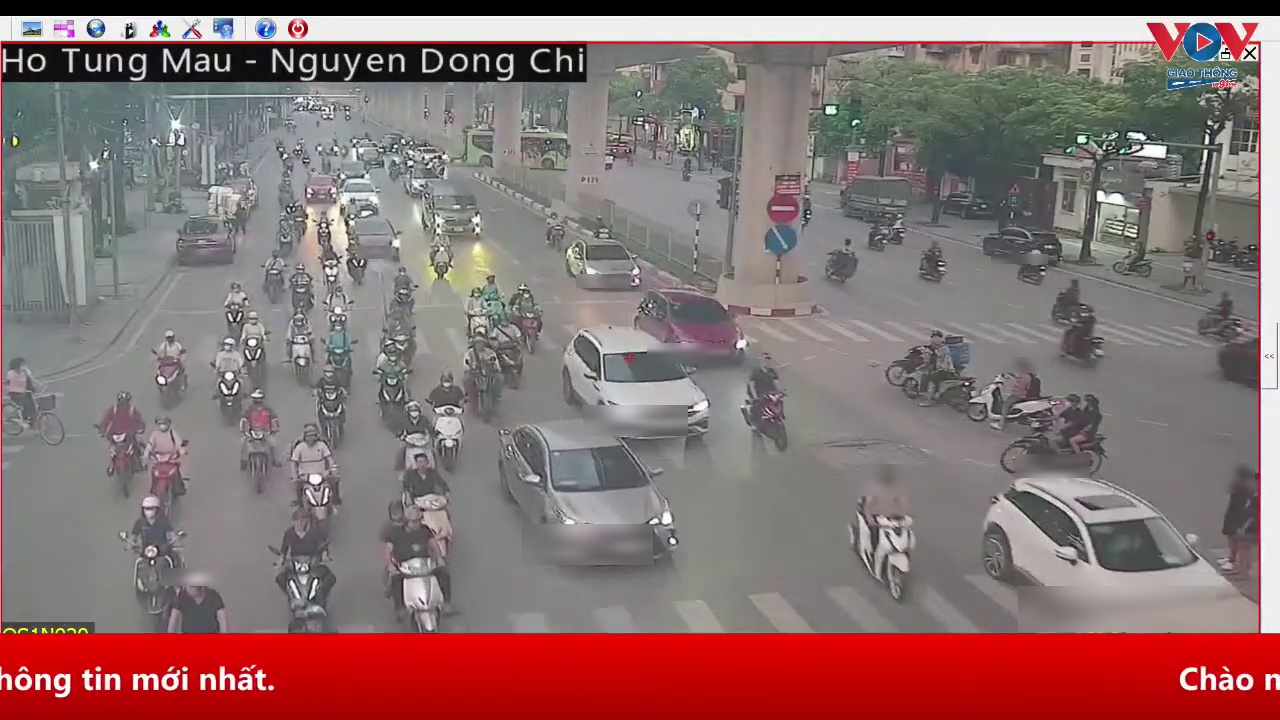
#> input picture datasets/vn_dataset/images/test/VN_NEG_01_f186791.jpg, 1280 x 720 px; its folder holds only this picture in this run
$ python evaluate_b1.py
#> lines starting #> are read from the running program, lines starting #| are printed output that depends on the picture; after the words box and inside, x2 and y2 are one past the last pixel; in counts of white or black regions, pixels touching at a corner belong together
### baselines/baseline_b1.py
"""Baseline 1 (B1): Bộ phát hiện cháy/khói dựa trên Luật màu (HSV/YCbCr) kết hợp Trừ nền (MOG2).

Theo Đề cương NCKH (Mục tiêu MT2):
- Cơ chế: Kết hợp luật màu không gian màu HSV & YCbCr (đặc trưng sắc độ của ngọn lửa và khói xám)
  với thuật toán trừ nền thích nghi GMM (Gaussian Mixture Model / MOG2) để tách chuyển động.
- Mục đích: Làm mốc tham chiếu truyền thống (Traditional Baseline) để so sánh khoa học
  với các mô hình Deep Learning (YOLOv8, YOLO11, RT-DETR).

Tài liệu tham khảo lý thuyết:
1. T. H. Chen, P. H. Wu, and Y. C. Chiou, "An early fire-detection method based on image processing," ICIP 2004.
2. T. Celik and H. Demirel, "Fire detection in video sequences using a novel color model," IVC 2007.
"""
import cv2
import numpy as np
from typing import List, Dict, Tuple, Optional


class RuleBasedFireSmokeDetector:
    """Bộ phát hiện đám cháy và khói truyền thống bằng Luật màu & Trừ nền (Baseline B1)."""

    def __init__(
        self,
        use_motion: bool = True,
        min_area: int = 120,
        history: int = 500,
        var_threshold: float = 25.0,
        imgsz: Optional[int] = None,
    ):
        """
        Khởi tạo detector B1.
        :param use_motion: Bật trừ nền MOG2 (áp dụng cho video/RTSP stream).
        :param min_area: Diện tích tối thiểu của contour (pixel) để loại bỏ nhiễu hạt.
        :param history: Số khung hình dùng để ước lượng nền trong MOG2.
        :param var_threshold: Ngưỡng phương sai Mahalanobis trong MOG2.
        :param imgsz: Kích thước cạnh dài để resize tăng tốc (ví dụ 640). Mặc định None (giữ nguyên).
        """
        self.use_motion = use_motion
        self.min_area = min_area
        self.imgsz = imgsz

        # Khởi tạo thuật toán trừ nền Gaussian Mixture Model (MOG2)
        if self.use_motion:
            self.bg_subtractor = cv2.createBackgroundSubtractorMOG2(
                history=history,
                varThreshold=var_threshold,
                detectShadows=False,
            )
        else:
            self.bg_subtractor = None

        # Kernel cho các phép toán hình thái học (Morphological Operations)
        self.kernel_open = cv2.getStructuringElement(cv2.MORPH_RECT, (3, 3))
        self.kernel_close = cv2.getStructuringElement(cv2.MORPH_RECT, (7, 7))

    # [6 lines left out: function reset_background, not called in this run]

    def extract_fire_color_mask(self, bgr_frame: np.ndarray) -> np.ndarray:
        """
        Trích xuất mặt nạ màu Lửa dựa trên kết hợp 3 không gian màu: RGB, YCbCr và HSV.
        """
        b, g, r = cv2.split(bgr_frame)
        h, w = bgr_frame.shape[:2]

        # 1. Luật màu không gian RGB (Celik et al.): R > G > B và R > R_mean
        r_mean = np.mean(r)
        rgb_fire = (r > g) & (g > b) & (r > r_mean) & (r > 120)

        # 2. Luật màu không gian YCbCr (Chen et al.):
        # Y (độ sáng), Cb (độ lệch xanh lam), Cr (độ lệch đỏ)
        # Ngọn lửa: Y > Cb, Cr > Cb, và khoảng cách |Cr - Cb| đủ lớn
        ycbcr = cv2.cvtColor(bgr_frame, cv2.COLOR_BGR2YCrCb)
        y, cr, cb = cv2.split(ycbcr)
        ycbcr_fire = (y > cb) & (cr > cb) & (cr >= 135) & (cb <= 125)

        # 3. Luật màu không gian HSV:
        # Hue của lửa nằm trong dải Đỏ - Cam - Vàng ([0, 35] hoặc [170, 180])
        # Saturation và Value cao (màu bão hòa và sáng rực)
        hsv = cv2.cvtColor(bgr_frame, cv2.COLOR_BGR2HSV)
        hue, sat, val = cv2.split(hsv)
        hsv_fire = ((hue <= 35) | (hue >= 170)) & (sat >= 70) & (val >= 110)

        # Kết hợp các luật màu (AND logic)
        fire_mask = (rgb_fire & ycbcr_fire & hsv_fire).astype(np.uint8) * 255

        # Lọc hình thái học để nối liền các mảnh lửa và khử nhiễu
        fire_mask = cv2.morphologyEx(fire_mask, cv2.MORPH_OPEN, self.kernel_open)
        fire_mask = cv2.morphologyEx(fire_mask, cv2.MORPH_CLOSE, self.kernel_close)
        return fire_mask

    def extract_smoke_color_mask(self, bgr_frame: np.ndarray) -> np.ndarray:
        """
        Trích xuất mặt nạ màu Khói dựa trên tính chất xám phân tán (Gray Dispersion).
        Khói có độ bão hòa màu rất thấp (R ~ G ~ B) và độ sáng từ tối đến vừa.
        """
        b, g, r = cv2.split(bgr_frame.astype(np.int16))

        # 1. Độ lệch chuẩn giữa các kênh màu nhỏ (|R-G| < 20, |G-B| < 20, |R-B| < 20)
        diff_rg = np.abs(r - g)
        diff_gb = np.abs(g - b)
        diff_rb = np.abs(r - b)
        color_neutral = (diff_rg <= 22) & (diff_gb <= 22) & (diff_rb <= 22)

        # 2. Không gian HSV: Saturation thấp (nhạt màu) và Value trong dải khói [60, 225]
        hsv = cv2.cvtColor(bgr_frame, cv2.COLOR_BGR2HSV)
        _, sat, val = cv2.split(hsv)
        hsv_smoke = (sat <= 45) & (val >= 65) & (val <= 230)

        smoke_mask = (color_neutral & hsv_smoke).astype(np.uint8) * 255

        # Lọc hình thái học
        smoke_mask = cv2.morphologyEx(smoke_mask, cv2.MORPH_OPEN, self.kernel_open)
        smoke_mask = cv2.morphologyEx(smoke_mask, cv2.MORPH_CLOSE, self.kernel_close)
        return smoke_mask

    def detect(self, frame: np.ndarray) -> List[Dict]:
        """
        Thực hiện phát hiện đám cháy và khói trên khung hình.
        :param frame: Ảnh đầu vào BGR.
        :return: Danh sách các phát hiện:
                 [{"box": [x1, y1, x2, y2], "class_id": int, "class_name": str, "conf": float}]
                 (class_id: 0: smoke, 1: fire)
        """
        detections = []
        orig_h, orig_w = frame.shape[:2]

        # Tùy chọn resize để đạt tốc độ thời gian thực trên CPU
        if self.imgsz and max(orig_h, orig_w) > self.imgsz:
            scale = self.imgsz / max(orig_h, orig_w)
            target_w = int(orig_w * scale)
            target_h = int(orig_h * scale)
            proc_frame = cv2.resize(frame, (target_w, target_h), interpolation=cv2.INTER_LINEAR)
            sx = orig_w / target_w
            sy = orig_h / target_h
        else:
            proc_frame = frame
            sx = 1.0
            sy = 1.0

        h, w = proc_frame.shape[:2]

        # 1. Trừ nền chuyển động (nếu bật chế độ video/stream)
        if self.use_motion and self.bg_subtractor is not None:
            fg_mask = self.bg_subtractor.apply(proc_frame)
            # Loại bỏ bóng mờ (giá trị 127 trong MOG2)
            _, fg_mask = cv2.threshold(fg_mask, 200, 255, cv2.THRESH_BINARY)
            fg_mask = cv2.morphologyEx(fg_mask, cv2.MORPH_OPEN, self.kernel_open)
        else:
            fg_mask = np.full((h, w), 255, dtype=np.uint8)

        # 2. Trích xuất mặt nạ màu Lửa & Khói
        fire_color = self.extract_fire_color_mask(proc_frame)
        smoke_color = self.extract_smoke_color_mask(proc_frame)

        # 3. Kết hợp với mặt nạ chuyển động: Cháy/Khói thực tế phải đang chuyển động/biến động
        # (Nếu use_motion=True thì loại trừ các vật thể đỏ tĩnh như biển quảng cáo)
        if self.use_motion:
            # Ngọn lửa chuyển động rõ rệt
            final_fire_mask = cv2.bitwise_and(fire_color, fg_mask)
            # Khói có thể khuếch tán chậm, giãn nở mặt nạ chuyển động
            fg_dilated = cv2.dilate(fg_mask, self.kernel_close, iterations=1)
            final_smoke_mask = cv2.bitwise_and(smoke_color, fg_dilated)
        else:
            final_fire_mask = fire_color
            final_smoke_mask = smoke_color

        # 4. Trích xuất Bounding Box cho LỬA (Class 1)
        fire_contours, _ = cv2.findContours(final_fire_mask, cv2.RETR_EXTERNAL, cv2.CHAIN_APPROX_SIMPLE)
        for cnt in fire_contours:
            area = cv2.contourArea(cnt)
            if area >= self.min_area:
                x, y, bw, bh = cv2.boundingRect(cnt)
                # Tính độ tự tin heuristic: tỷ lệ pixel lửa thực sự trong hộp bao
                roi_mask = final_fire_mask[y:y+bh, x:x+bw]
                density = cv2.countNonZero(roi_mask) / (bw * bh)
                conf = min(0.95, round(0.40 + 0.55 * density, 2))

                # Scale tọa độ về ảnh gốc
                rx1, ry1 = int(x * sx), int(y * sy)
                rx2, ry2 = int((x + bw) * sx), int((y + bh) * sy)

                detections.append({
                    "box": [rx1, ry1, rx2, ry2],
                    "class_id": 1,
                    "class_name": "fire",
                    "conf": conf,
                    "area": area * sx * sy,
                })

        # 5. Trích xuất Bounding Box cho KHÓI (Class 0)
        smoke_contours, _ = cv2.findContours(final_smoke_mask, cv2.RETR_EXTERNAL, cv2.CHAIN_APPROX_SIMPLE)
        for cnt in smoke_contours:
            area = cv2.contourArea(cnt)
            # Khói thường có diện tích bốc lên lớn hơn lửa
            if area >= self.min_area * 1.5:
                x, y, bw, bh = cv2.boundingRect(cnt)
                roi_mask = final_smoke_mask[y:y+bh, x:x+bw]
                density = cv2.countNonZero(roi_mask) / (bw * bh)
                conf = min(0.90, round(0.35 + 0.50 * density, 2))

                # Scale tọa độ về ảnh gốc
                rx1, ry1 = int(x * sx), int(y * sy)
                rx2, ry2 = int((x + bw) * sx), int((y + bh) * sy)

                detections.append({
                    "box": [rx1, ry1, rx2, ry2],
                    "class_id": 0,
                    "class_name": "smoke",
                    "conf": conf,
                    "area": area * sx * sy,
                })

        return detections

    # [15 lines left out: function draw_detections, not called in this run]

### baselines/evaluate_b1.py
"""Đánh giá khoa học hiệu năng của Baseline B1 (Luật màu + Trừ nền) trên tập dữ liệu kiểm thử (MT2).

Tính toán:
1. Độ chính xác phát hiện (Precision, Recall, F1-Score, mAP@0.5) ở ngưỡng IoU >= 0.5.
2. Tốc độ suy luận (Latency tính bằng ms và FPS trung bình trên CPU).
3. Tỷ lệ phát hiện sai trên ảnh âm tính (False Positive Rate).
4. Xuất báo cáo khoa học Markdown tại docs/baseline_b1_report.md.
"""
import sys
import time
import argparse
from pathlib import Path
import cv2
import numpy as np
import pandas as pd

if sys.platform == "win32":
    sys.stdout.reconfigure(encoding="utf-8")

# Thêm thư mục gốc vào sys.path để import an toàn
ROOT_DIR = Path(__file__).resolve().parent.parent
if str(ROOT_DIR) not in sys.path:
    sys.path.insert(0, str(ROOT_DIR))

from baselines.baseline_b1 import RuleBasedFireSmokeDetector

CLASS_NAMES = {0: "smoke", 1: "fire"}
DOCS_DIR = Path("docs")
REPORT_PATH = DOCS_DIR / "baseline_b1_report.md"


# [18 lines left out: function compute_iou, not called in this run]


def load_ground_truth(label_path: Path, img_w: int, img_h: int):
    """Đọc nhãn Ground Truth chuẩn YOLO và chuyển sang pixel [cls_id, x1, y1, x2, y2]."""
    gt_boxes = []
    if not label_path.exists():
        return gt_boxes

    lines = label_path.read_text(encoding="utf-8").strip().splitlines()
    for line in lines:
        parts = line.strip().split()
        if len(parts) >= 5:
            cls_id = int(parts[0])
            xc, yc, bw, bh = float(parts[1]), float(parts[2]), float(parts[3]), float(parts[4])
            x1 = int((xc - bw / 2) * img_w)
            y1 = int((yc - bh / 2) * img_h)
            x2 = int((xc + bw / 2) * img_w)
            y2 = int((yc + bh / 2) * img_h)
            gt_boxes.append({"cls_id": cls_id, "box": [x1, y1, x2, y2]})
    return gt_boxes


def evaluate_dataset(images_dir: Path, labels_dir: Path, iou_thresh: float = 0.5):
    img_files = sorted(list(images_dir.glob("*.jpg")) + list(images_dir.glob("*.png")))
    if not img_files:
        print(f"❌ Không tìm thấy ảnh trong {images_dir}")
        return None

    detector = RuleBasedFireSmokeDetector(use_motion=False, min_area=100)

    # Thống kê riêng theo từng lớp: smoke (0), fire (1)
    stats = {
        0: {"tp": 0, "fp": 0, "fn": 0, "gt_total": 0, "pred_total": 0},
        1: {"tp": 0, "fp": 0, "fn": 0, "gt_total": 0, "pred_total": 0},
    }

    latencies = []
    total_bg_images = 0
    bg_with_false_alarms = 0

    print(f"• Bắt đầu đánh giá trên {len(img_files)} ảnh kiểm thử...")

    for img_p in img_files:
        img = cv2.imread(str(img_p))
        if img is None:
            continue
        h, w = img.shape[:2]

        lbl_p = labels_dir / f"{img_p.stem}.txt"
        gt_boxes = load_ground_truth(lbl_p, w, h)

        # Đếm số lượng Ground Truth
        for gt in gt_boxes:
            stats[gt["cls_id"]]["gt_total"] += 1

        is_background = (len(gt_boxes) == 0)
        if is_background:
            total_bg_images += 1

        # Đo thời gian xử lý
        t0 = time.perf_counter()
        preds = detector.detect(img)
        dt = (time.perf_counter() - t0) * 1000.0  # ms
        latencies.append(dt)

        if is_background and len(preds) > 0:
            bg_with_false_alarms += 1

        # Khớp dự đoán với Ground Truth cho từng lớp
        for cls_id in [0, 1]:
            cls_preds = [p for p in preds if p["class_id"] == cls_id]
            cls_gts = [g for g in gt_boxes if g["cls_id"] == cls_id]
            stats[cls_id]["pred_total"] += len(cls_preds)

            matched_gt = set()
            for pred in cls_preds:
                best_iou = 0.0
                best_gt_idx = -1
                for idx, gt in enumerate(cls_gts):
                    if idx in matched_gt:
                        continue
                    iou = compute_iou(pred["box"], gt["box"])
                    if iou > best_iou:
                        best_iou = iou
                        best_gt_idx = idx

                if best_iou >= iou_thresh and best_gt_idx >= 0:
                    stats[cls_id]["tp"] += 1
                    matched_gt.add(best_gt_idx)
                else:
                    stats[cls_id]["fp"] += 1

            # FN là những box GT không được phát hiện
            stats[cls_id]["fn"] += (len(cls_gts) - len(matched_gt))

    # Tổng hợp các chỉ số
    results = {}
    for cls_id, name in CLASS_NAMES.items():
        tp = stats[cls_id]["tp"]
        fp = stats[cls_id]["fp"]
        fn = stats[cls_id]["fn"]
        prec = tp / (tp + fp) if (tp + fp) > 0 else 0.0
        rec = tp / (tp + fn) if (tp + fn) > 0 else 0.0
        f1 = (2 * prec * rec) / (prec + rec) if (prec + rec) > 0 else 0.0

        results[name] = {
            "Precision": round(prec, 4),
            "Recall": round(rec, 4),
            "F1-Score": round(f1, 4),
            "TP": tp, "FP": fp, "FN": fn,
            "GT": stats[cls_id]["gt_total"],
            "Pred": stats[cls_id]["pred_total"],
        }

    # Tính mAP@0.5 trung bình đại diện (mean AP)
    mean_prec = (results["smoke"]["Precision"] + results["fire"]["Precision"]) / 2
    mean_rec = (results["smoke"]["Recall"] + results["fire"]["Recall"]) / 2
    mean_f1 = (results["smoke"]["F1-Score"] + results["fire"]["F1-Score"]) / 2

    avg_latency = np.mean(latencies)
    avg_fps = 1000.0 / avg_latency if avg_latency > 0 else 0

    far_percent = (bg_with_false_alarms / total_bg_images * 100.0) if total_bg_images > 0 else 0.0

    summary = {
        "classes": results,
        "mean_precision": round(mean_prec, 4),
        "mean_recall": round(mean_rec, 4),
        "mean_f1": round(mean_f1, 4),
        "avg_latency_ms": round(avg_latency, 2),
        "avg_fps": round(avg_fps, 1),
        "total_test_images": len(img_files),
        "total_bg_images": total_bg_images,
        "false_alarm_rate_bg": round(far_percent, 2),
    }
    return summary


def main():
    parser = argparse.ArgumentParser(description="Đánh giá hiệu năng Baseline B1")
    parser.add_argument("--test-dir", default="datasets/vn_dataset", help="Thư mục dataset (mặc định datasets/vn_dataset)")
    args = parser.parse_args()

    base_dir = Path(args.test_dir)
    images_dir = base_dir / "images" / "test"
    labels_dir = base_dir / "labels" / "test"

    print("\n" + "=" * 75)
    print("🔬 ĐÁNH GIÁ KHOA HỌC BASELINE B1: LUẬT MÀU HSV/YCBCR + TRỪ NỀN (MT2)")
    print("=" * 75)
    print(f"• Tập kiểm thử ảnh: {images_dir.resolve()}")
    print(f"• Tập nhãn chuẩn:   {labels_dir.resolve()}\n")

    summary = evaluate_dataset(images_dir, labels_dir)
#> in evaluate_dataset, img is the input picture: shape (720, 1280, 3); mean B, G, R 111.1, 111.6, 136.4
#> in extract_fire_color_mask, `b, g, r = cv2.split(bgr_frame)`:
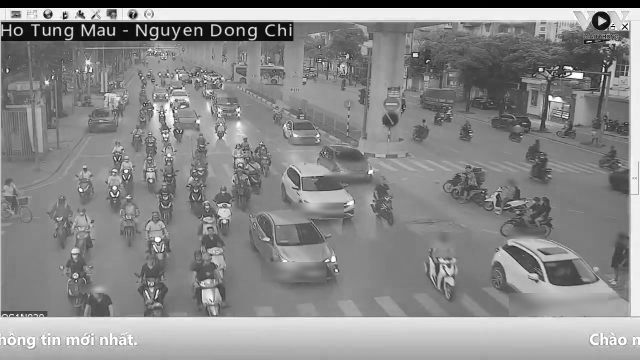
#> r: shape (720, 1280) (shown at 1/2 size); min 0, max 255, mean 136.4
#> in extract_fire_color_mask, `r_mean = np.mean(r)`: r_mean = 136.4
#> in extract_fire_color_mask, `rgb_fire = (r > g) & (g > b) & (r > r_mean) & (r > 120)`:
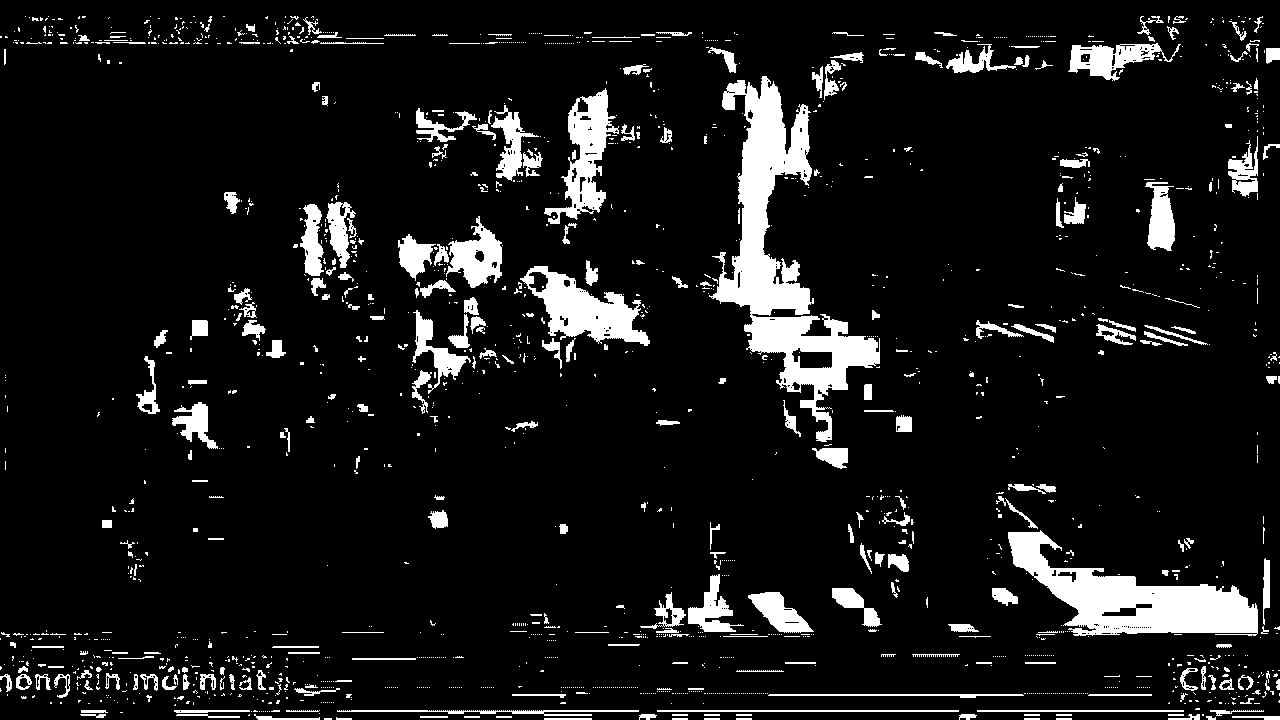
#> rgb_fire: shape (720, 1280) bool; 9.3% white; 1796 white regions (1472 under 20 px), largest, box (x1, y1, x2, y2) and area: (709, 76, 880, 442) 17684, (1008, 530, 1258, 636) 11136, (520, 266, 650, 346) 4594
#> in extract_fire_color_mask, `hue, sat, val = cv2.split(hsv)`:
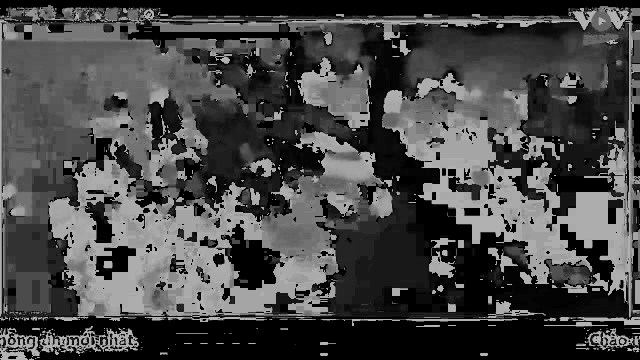
#> hue: shape (720, 1280) (shown at 1/2 size); min 0, max 179, mean 70.9
#> in extract_smoke_color_mask, `color_neutral = (diff_rg <= 22) & (diff_gb <= 22) & (diff_rb <= 22)`:
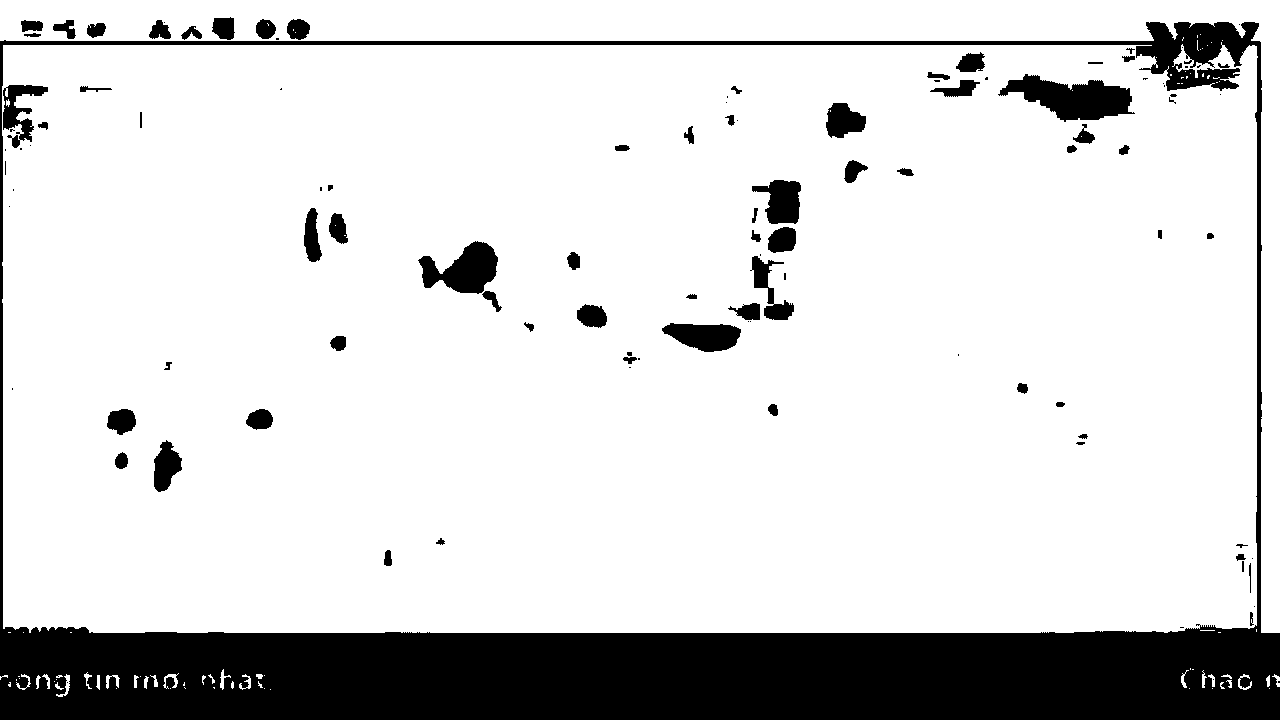
#> color_neutral: shape (720, 1280) bool; 84% white; 110 black regions (41 under 20 px), largest, box (x1, y1, x2, y2) and area: (0, 22, 1280, 720) 124829, (998, 74, 1135, 122) 3580, (418, 241, 498, 294) 2437
#> (the rest of the program and of its run is left out)
